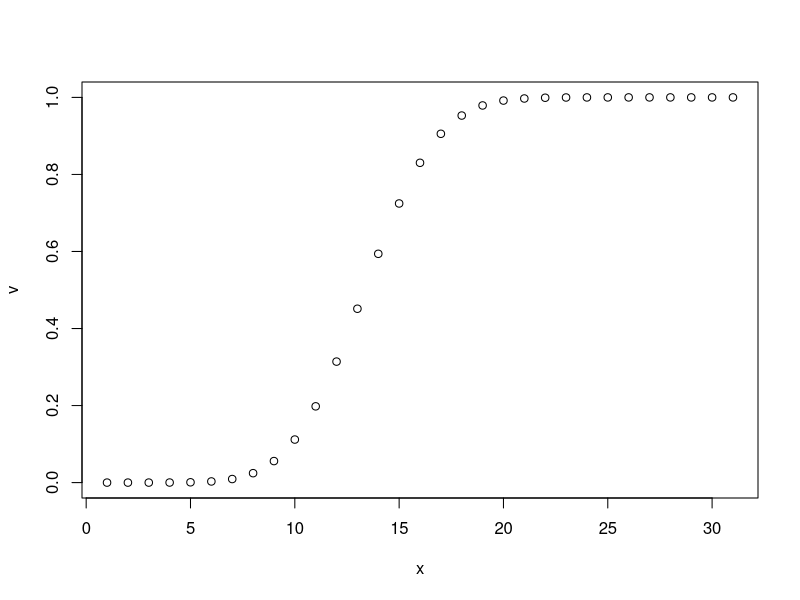
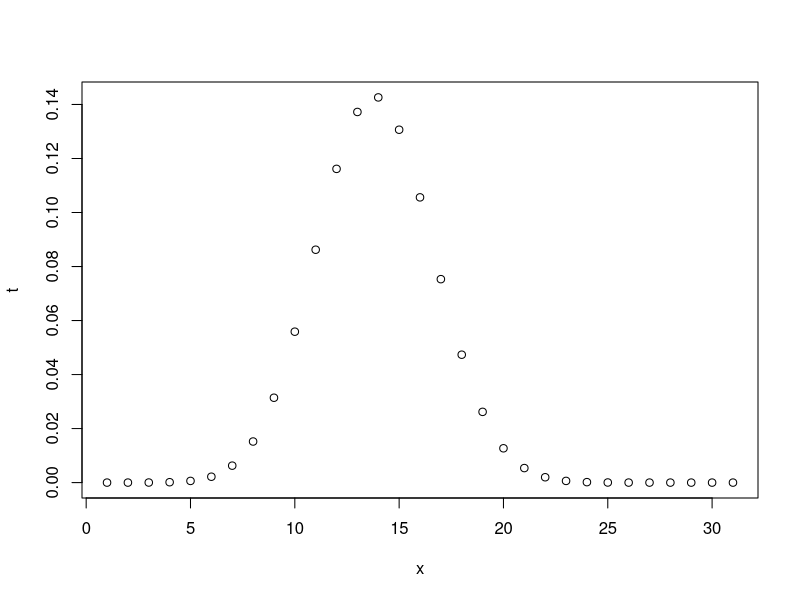

The R source for these figures, in order:
#1
a<-pbinom(9,12,1/6)
b<-pbinom(6,12,1/6)
print(a-b)

#2
#lower.tail by default is true .. lower tail can be true or false. if lower.tail= true then take graph's left portion . if lower.tail= false then takes graph's right portion
pnorm(84,72,15.2, lower.tail = F) # 72 is the mean and 15.2 is the sd

#3
dpois(0,5)
print(ppois(50,50)-ppois(48,50))

#4
dbinom(3,5,17/250)
dhyper(3,m=17,n=233,k=5)


#5
x= 1:31
v<-pbinom(x,31,0.447)
t<-dbinom(x,31,0.447)
plot(x,v)
plot(x,t)

print("Mean :")
print(31*0.447)

 print("Variance :")
print(31*0.447*(1-0.447))
print("SD :")
print(sqrt(31*0.447*(1-0.447)))
